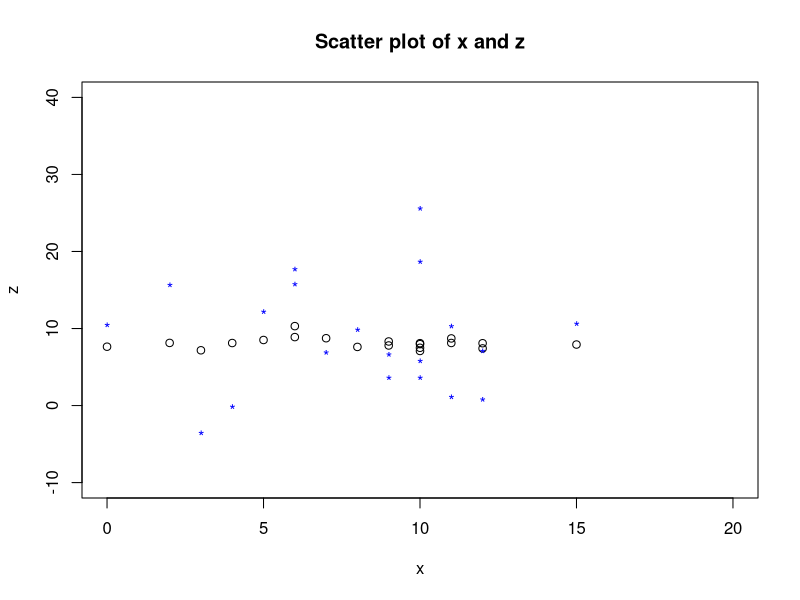
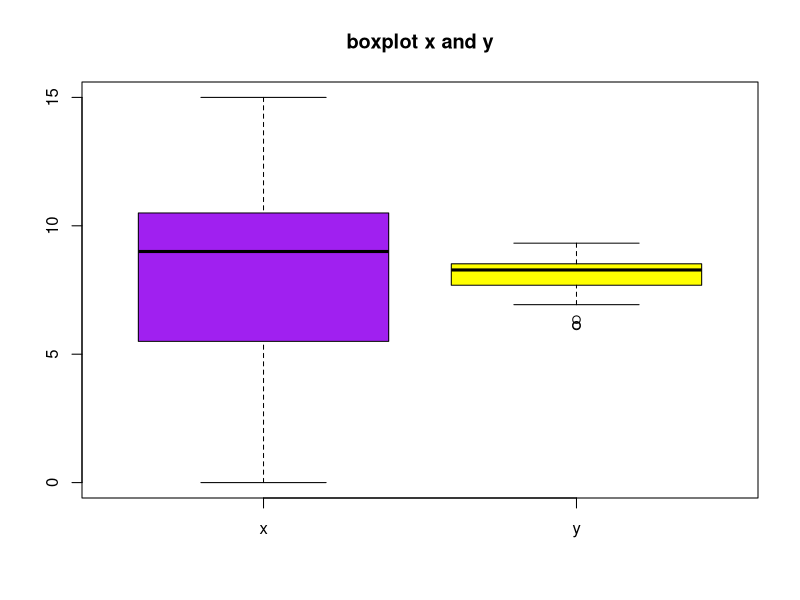

Recreate these plots in R, in order.
## ---- chunk 1

x<-c(10, 2, 15, 6, 4, 9, 12, 11, 3, 0, 12, 10, 9, 7, 11, 10, 8, 5, 10, 6)
x

length(x) #n 

sort(x)

sum(x) 

mean(x)

median(x)

freq_dx=table(x)
names(freq_dx)[which(freq_dx==max(freq_dx))] #mode

names(sort(table(x), decreasing=TRUE))[1] #mode2

min(x)
max(x)
median(x)

summary(x)

var(x) #unbiased variance 

bvar=sum((x-8)*(x-8))/20 #biased variance 

sqrt(bvar)
sd(x)

## ---- chunk 2
y=rnorm(10,mean=mean(x),sd=1)

 #cov(x,y) #incompatible dimensions
 #cor(x,y) #incompatible dimensions
 
y=rnorm(20, mean(x),1)
x
y
cov(x,y)
cor(x,y)


set.seed(63)
y=rnorm(20, mean(x),1)

cov(x,y)
cor(x,y)

## ---- chunk 3
set.seed(100)

z=rnorm(20, mean=8, sd=1)
plot(x,z,main="Scatter plot of x and z",xlab="x",ylab="z",ylim=c(-10,40), xlim=c(0,20)) #ylim to "zoom out"

u=rnorm(20,mean=8,sd=10)
points(x,u,col="blue",pch="*")

## ---- chunk 4
boxplot(x,y, col=c("purple","yellow"), names=c("x","y"), main="boxplot x and y")

